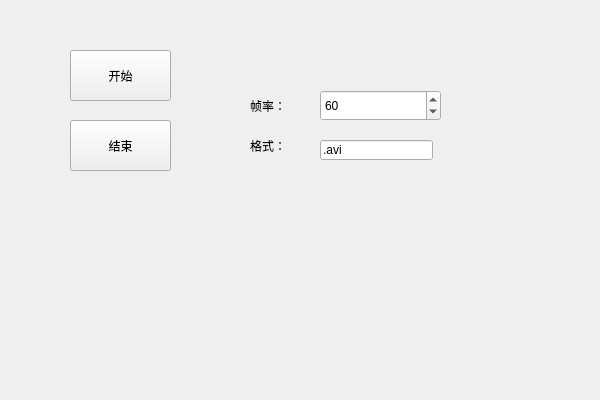
<?xml version="1.0" encoding="UTF-8"?>
<ui version="4.0">
 <class>FFMpegDemoClass</class>
 <widget class="QWidget" name="FFMpegDemoClass">
  <property name="geometry">
   <rect>
    <x>0</x>
    <y>0</y>
    <width>600</width>
    <height>400</height>
   </rect>
  </property>
  <property name="windowTitle">
   <string>FFMpegDemo</string>
  </property>
  <widget class="QPushButton" name="pushButton">
   <property name="geometry">
    <rect>
     <x>70</x>
     <y>50</y>
     <width>101</width>
     <height>51</height>
    </rect>
   </property>
   <property name="text">
    <string>开始</string>
   </property>
  </widget>
  <widget class="QPushButton" name="pushButtonEnd">
   <property name="geometry">
    <rect>
     <x>70</x>
     <y>120</y>
     <width>101</width>
     <height>51</height>
    </rect>
   </property>
   <property name="text">
    <string>结束</string>
   </property>
  </widget>
  <widget class="QSpinBox" name="spinBox">
   <property name="geometry">
    <rect>
     <x>320</x>
     <y>90</y>
     <width>121</width>
     <height>31</height>
    </rect>
   </property>
   <property name="minimum">
    <number>1</number>
   </property>
   <property name="value">
    <number>60</number>
   </property>
  </widget>
  <widget class="QLabel" name="label">
   <property name="geometry">
    <rect>
     <x>250</x>
     <y>100</y>
     <width>54</width>
     <height>12</height>
    </rect>
   </property>
   <property name="text">
    <string>帧率：</string>
   </property>
  </widget>
  <widget class="QLineEdit" name="lineEdit">
   <property name="geometry">
    <rect>
     <x>320</x>
     <y>140</y>
     <width>113</width>
     <height>20</height>
    </rect>
   </property>
   <property name="text">
    <string>.avi</string>
   </property>
  </widget>
  <widget class="QLabel" name="label_2">
   <property name="geometry">
    <rect>
     <x>250</x>
     <y>140</y>
     <width>54</width>
     <height>12</height>
    </rect>
   </property>
   <property name="text">
    <string>格式：</string>
   </property>
  </widget>
 </widget>
 <layoutdefault spacing="6" margin="11"/>
 <resources>
  <include location="ffmpegdemo.qrc"/>
 </resources>
 <connections/>
</ui>
